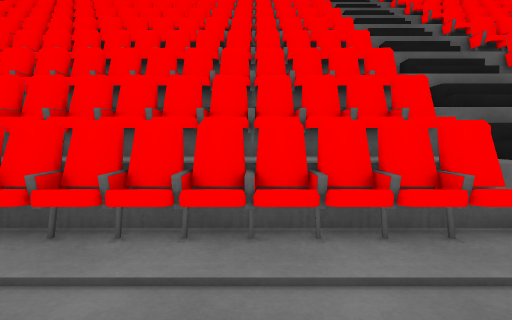
View 1 (above)

16 first-person views from a walk through a scene from a Unity 3-D project. The camera is 1.2 m above the floor, tilts 4° down and sees 80° across. The floor is counted in squares, 1 m on a side. Each view is taken from the middle of a square. On the plan, view 1 faces up. The plan holds only what a view shows up to about 13 squares ahead; the rest is blank. Some surface patterns are stand-ins.

View 2
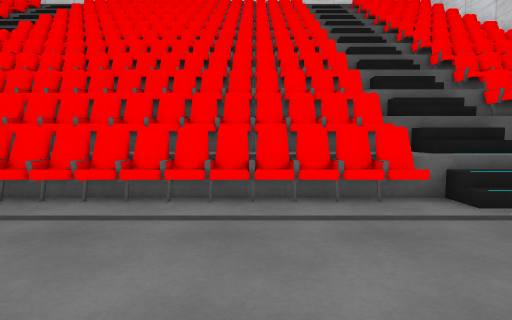

View 3
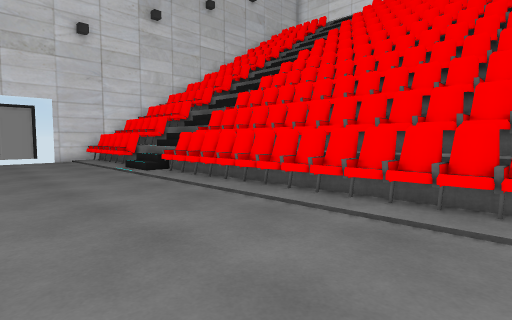

View 4
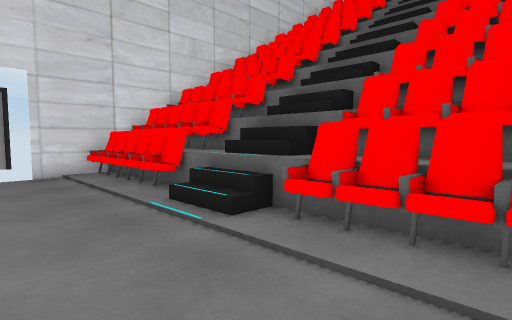

View 5
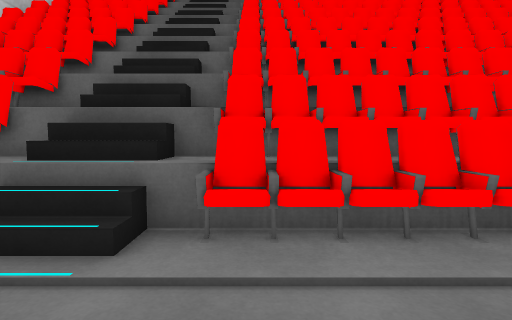

View 6
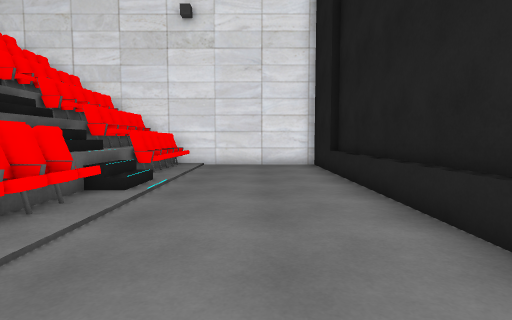

View 7
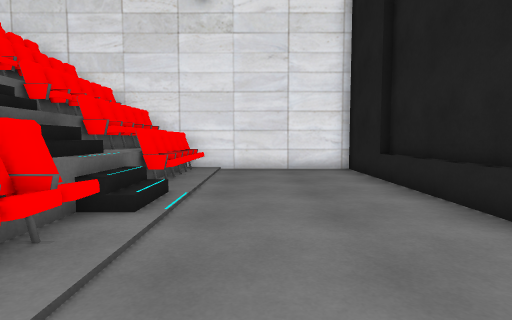

View 8
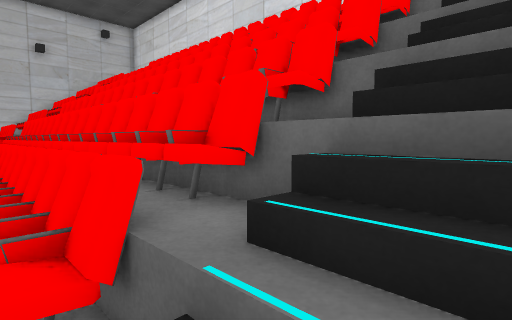

View 9
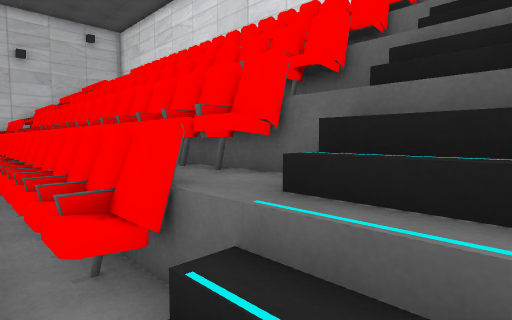

View 10
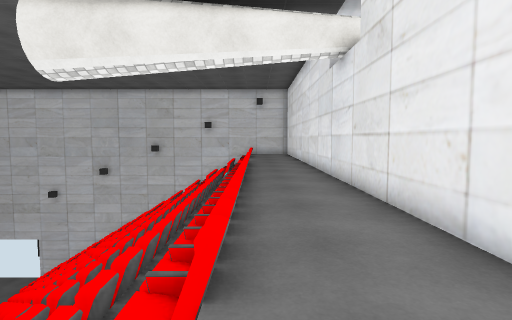

View 11
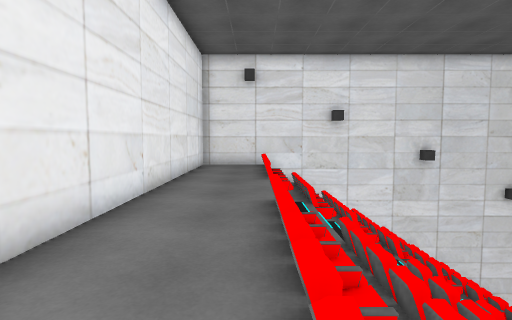

View 12
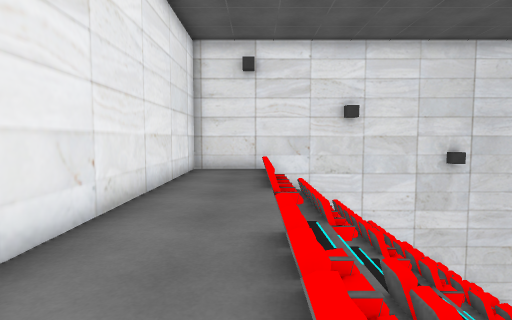

View 13
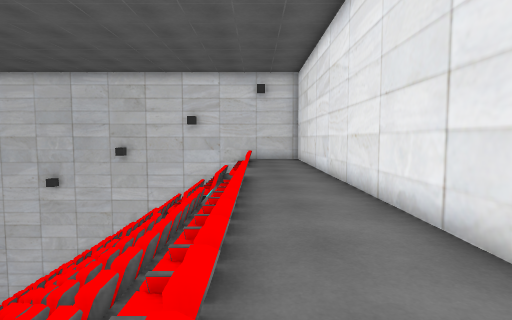

View 14
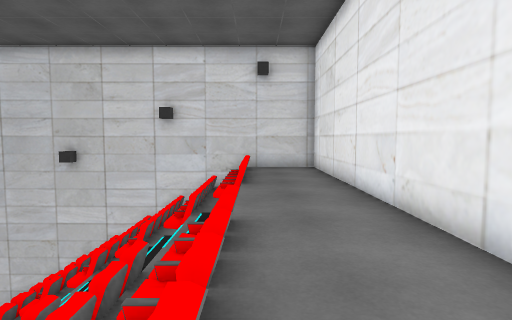

View 15
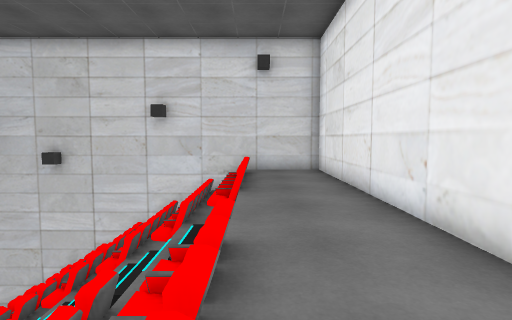

View 16
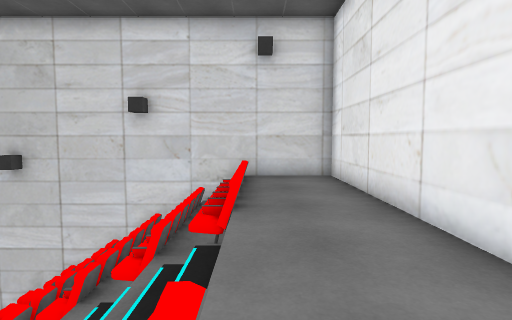

### Floor plan
Key: @ floor where view 1 was taken; # wall or solid block; . main floor; : floor 2 m higher than the main floor; + floor 7.5 m higher than the main floor; * floor 9.25 m higher than the main floor; % floor 10 m higher than the main floor; / step, stairs or slope; = window, fence, low wall or low ledge; v drop or lower ground; C chair; O other object.
Columns run from 19 left of view 1 to 11 right of it. Each row starts with its distance up from view 1.
 22 ###############################
 21 #%%%%%%%%%%%%%%%%%%%%%%%%%%%%%#
 20 #%%%%%%%%%%%%%%%%%%%%%%%%%%%%%#
 19 #/////%%%//////////////%%%%%%%#
 18 v  vvC//*C            C//CCv  v
 17 vvvCCC//CCCCvvvvvvvvCCC//CCOOvv
 16 v CCC//  OCCC      CCC ///COO v
 15 vOCCCC/  CCCC     CCCCC//+COOO#
 14 #OOCCC/  OOCCOC  CCCCCC//CCCOO#
 13 #OOCCC//OOOOOCCCCCCCCCC//CCCOO#
 12 #OOCCC// OOOOCCCCCCCCCC// CCOO#
 11 #CCCCC// CCCCCCCCCCCCCC//CCCCO#
 10 #CCCCC// CCCCCCCCCCCCCC//CCCCO#
  9 #OCCCC//CCCCCCCCCCCCCCC//CCCCO#
  8 #OCCCC// CCCCC    CCCCC// CCCO#
  7 #OCCCC// CCCCC   CCCCCC//CCCCO
  6 CCCCCC// CCCCCCCCC CCCC//CCCCO
  5 #CCC:C /CCCCCCCCCC#CC:C//C=CCC#
  4 ####CC///CC##########CC//CCC###
  3 #CCCCC//.CCCCCCCCCCCCCC//CCCCC#
  2 #.............................#
  1  .............................#
  0   .................@..........#
 -1    ...........................#
 -2             ..... ............#
 -3                    ############

Positions as (right, up) in squares from view 1, and headings:
1: (0, 0), facing up
2: (0, -2), facing up
3: (-1, -2), facing up-left
4: (-8, 0), facing up-left
5: (-10, 0), facing up
6: (-3, 0), facing right
7: (-1, 1), facing right
8: (5, 11), facing up-left
9: (5, 12), facing up-left
10: (5, 19), facing left
11: (-3, 19), facing right
12: (-1, 19), facing right
13: (-1, 19), facing left
14: (-6, 19), facing left
15: (-7, 19), facing left
16: (-9, 19), facing left
